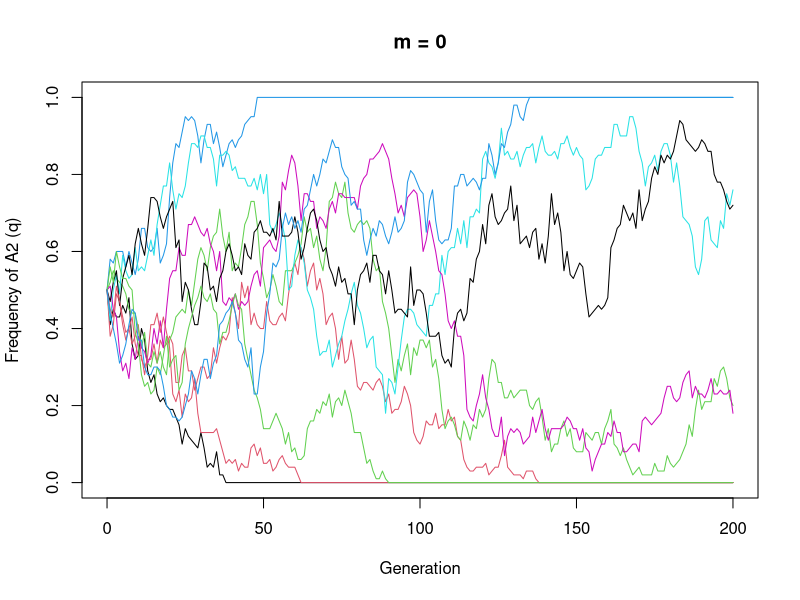
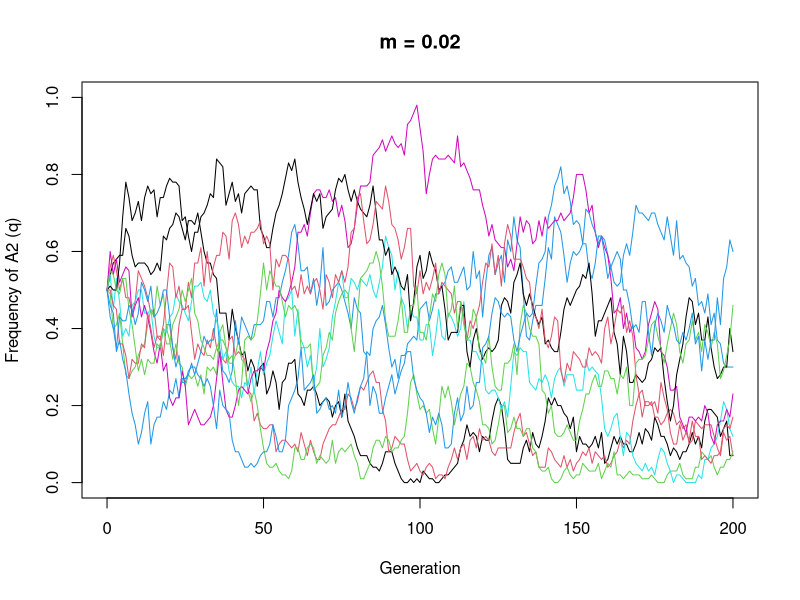

Generate these figures, in order, with R:
## ---- chunk 1
set.seed(401)
## ---- chunk 2
# Simulation settings (try changing these)
n_pops <- 10     # number of islands
N      <- 50     # individuals per island
m      <- 0      # migration rate (proportion of breeders that are immigrants)
n_gen  <- 200    # number of generations

##########################################################
# If you are unfamiliar with R, don't edit below this line!
##########################################################

q <- matrix(NA, nrow = n_gen + 1, ncol = n_pops)   # one column per island
q[1, ] <- 0.5                                       # all islands start at q = 0.5
for (t in 1:n_gen) {
  # Step 1, gene flow: immigrants carry the mean frequency of the OTHER islands
  q_migrants <- (sum(q[t, ]) - q[t, ]) / (n_pops - 1)
  q_after_migration <- (1 - m) * q[t, ] + m * q_migrants
  # Step 2, drift: sample 2N alleles on every island
  q[t + 1, ] <- rbinom(n_pops, 2 * N, q_after_migration) / (2 * N)
}

matplot(0:n_gen, q, type = "l", lty = 1, ylim = c(0, 1),
        xlab = "Generation", ylab = "Frequency of A2 (q)", main = paste("m =", m))

# Number of islands that have lost one allele (q = 0 or 1) by the end
sum(q[n_gen + 1, ] %in% c(0, 1))
## ---- chunk 3
set.seed(404)
## ---- chunk 4
m <- 0.02
q <- matrix(NA, nrow = n_gen + 1, ncol = n_pops)   # one column per island
q[1, ] <- 0.5                                       # all islands start at q = 0.5
for (t in 1:n_gen) {
  # Step 1, gene flow: immigrants carry the mean frequency of the OTHER islands
  q_migrants <- (sum(q[t, ]) - q[t, ]) / (n_pops - 1)
  q_after_migration <- (1 - m) * q[t, ] + m * q_migrants
  # Step 2, drift: sample 2N alleles on every island
  q[t + 1, ] <- rbinom(n_pops, 2 * N, q_after_migration) / (2 * N)
}
matplot(0:n_gen, q, type = "l", lty = 1, ylim = c(0, 1),
        xlab = "Generation", ylab = "Frequency of A2 (q)", main = paste("m =", m))
sum(q[n_gen + 1, ] %in% c(0, 1))
## ---- chunk 5
set.seed(403)
## ---- chunk 6
# Simulation settings (try changing these)
m     <- 0.01    # proportion of the island's breeders that come from the mainland
s     <- 0.25    # selection against winged (recessive homozygote) insects
n_gen <- 2000

##########################################################
# If you are unfamiliar with R, don't edit below this line!
##########################################################

q <- 0                                  # start with no wing alleles on the island
for (t in 1:n_gen) {
  p <- 1 - q
  q <- (p * q + q^2 * (1 - s)) / (1 - s * q^2)   # selection on the island
  q <- (1 - m) * q + m * 1                        # gene flow from the mainland (q_m = 1)
}
c(q_hat = q, proportion_winged = q^2, lecture_prediction = sqrt(m / s))
